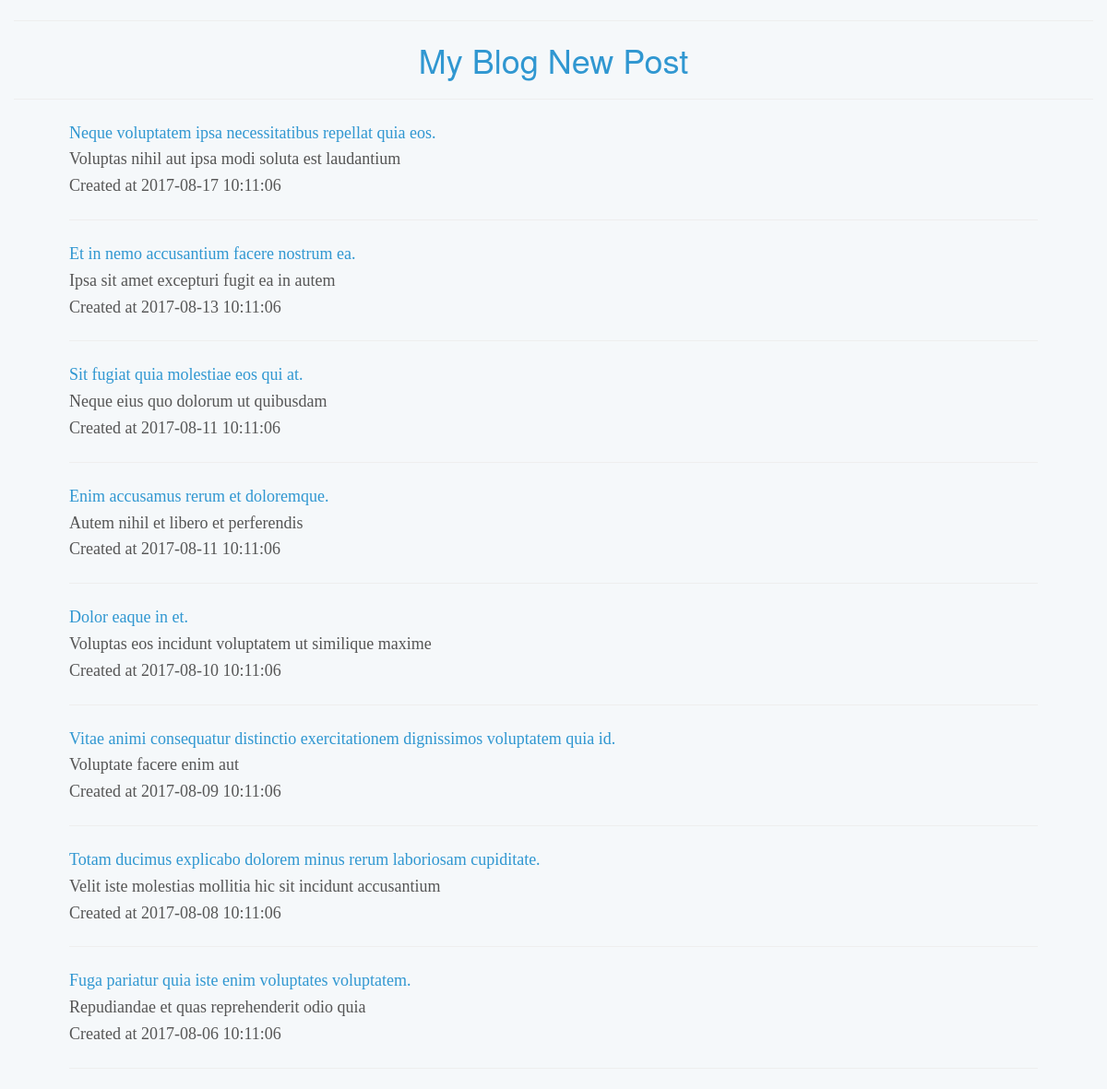
The page / on the database its author committed.
### tables this page shows
CREATE TABLE `posts` (
  `id` int(10) UNSIGNED NOT NULL,
  `title` varchar(255) NOT NULL,
  `body` text NOT NULL,
  `created_at` timestamp NULL DEFAULT NULL,
  `updated_at` timestamp NULL DEFAULT NULL
);

### index.php (called while the page is built, shortened)
<?php
$posts = Post::getAll();
require_once(VIEW_PATH . 'index.php' );

### app/models/Post.php (called while the page is built, shortened)
<?php
class Post
{
	public static function getBySql($sql)
	{
		$database = new Database();
		return $database->executeSql($sql);
	}
	public static function getAll()
	{
		$sql = 'SELECT * FROM posts ORDER BY created_at DESC';
		return self::getBySql($sql);
	}
}

### app/database/db.php (called while the page is built, shortened)
<?php
class Database
{
	private $connection;
	private $hostname;
	private $username;
	private $password;
	private $database;
	public function __construct()
	{
		$this->hostname = DATABASE_HOST;
		$this->username = DATABASE_USER;
		$this->password = DATABASE_PASSWORD;
		$this->database = DATABASE_NAME;
	}
	public function openConnection()
	{
		$this->connection = mysqli_connect($this->hostname, $this->username, $this->password)
			or die(mysql_error());
		mysqli_select_db($this->connection, $this->database )
			or die(mysql_error());
	}
	public function executeStatement($statement)
	{
		$result = mysqli_query($this->connection, $statement )
			or die(mysqli_error($this->connection));
		return $result;
	}
	public function executeSql($sql)
	{
		$result = $this->executeStatement($sql);
		if(mysqli_num_rows($result) == 1)
		{
			$data = mysqli_fetch_object($result);
		}
		else
		{
			$data = array();
			while ($row = mysqli_fetch_object($result))
			{
				$data[] = $row;
			}
		}
		return $data;
	}
}

### app/views/index.php (the view)
<?php require VIEW_ROOT . '/views/templates/header.php'; ?>
<div id="main" class="container">
	<div id="primary" class="content-area">
		<div id="content" class="bg-faded p-4 my-4" role="main">
			<article class="post-238 post type-post status-publish format-standard hentry category-mysql category-php tag-blog tag-controller tag-model tag-mvc tag-mysql-2 tag-php-2 tag-view">
				<?php foreach($posts as $post): ?>
					<a href="post.php?id=<?php
						echo $post->id;?>"><?php
						echo $post->title;?>
					</a>
					<p>
						<?php echo strstr($post->body,'.', TRUE); ?><br>
						<?php echo 'Created at '. $post->created_at;?>
					</p>
					<hr>
				<?php endforeach; ?>
			</article>
		</div>
	</div>
</div>
<?php require VIEW_ROOT . '/views/templates/footer.php'; ?>

### app/views/templates/header.php (shortened to what this page needs)
<!DOCTYPE html>
<html>
<head>
	<link rel="stylesheet" type="text/css" href="<?php echo BASE_URL; ?>/public/css/app.css">
</head>
<body>
	<div class = "collapse navbar-collapse">
		<hr class="divider">
			<h1>
			<a href="<?php echo BASE_URL; ?>">My Blog</a>
			<a href="http://localhost/Test2/admin/add.php">New Post</a>
			</h1>
		<hr class="divider">
	</div>

### app/views/templates/footer.php (shortened to what this page needs)
</body>
</html>

### rows shown on the page
posts: title "Neque voluptatem ipsa necessitatibus repellat quia eos.", body "Voluptas nihil aut ipsa modi soluta est laudantium", created_at "2017-08-17 10:11:06"
posts: title "Et in nemo accusantium facere nostrum ea.", body "Ipsa sit amet excepturi fugit ea in autem", created_at "2017-08-13 10:11:06"
posts: title "Sit fugiat quia molestiae eos qui at.", body "Neque eius quo dolorum ut quibusdam", created_at "2017-08-11 10:11:06"
posts: title "Enim accusamus rerum et doloremque.", body "Autem nihil et libero et perferendis", created_at "2017-08-11 10:11:06"
posts: title "Dolor eaque in et.", body "Voluptas eos incidunt voluptatem ut similique maxime", created_at "2017-08-10 10:11:06"
posts: title "Vitae animi consequatur distinctio exercitationem dignissimos voluptatem quia id.", body "Voluptate facere enim aut", created_at "2017-08-09 10:11:06"
posts: title "Totam ducimus explicabo dolorem minus rerum laboriosam cupiditate.", body "Velit iste molestias mollitia hic sit incidunt accusantium", created_at "2017-08-08 10:11:06"
posts: title "Fuga pariatur quia iste enim voluptates voluptatem.", body "Repudiandae et quas reprehenderit odio quia", created_at "2017-08-06 10:11:06"
